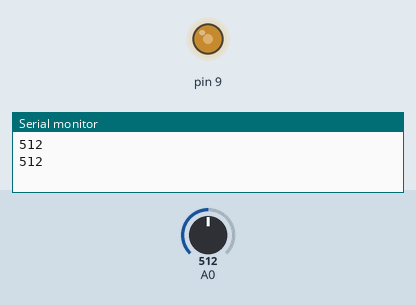
Bench run of a sketch on a simulated Arduino Uno, built with avr-gcc and run on an emulated ATmega328P. Parts: output pins drawn as LEDs (lit = HIGH), the last lines printed to the serial monitor. Inputs (shaded band) come from the test bench; at power-on: A0 = 512.

Above: at 1.8 s.
1.9 s: A0 set to 306
At 4.1 s:
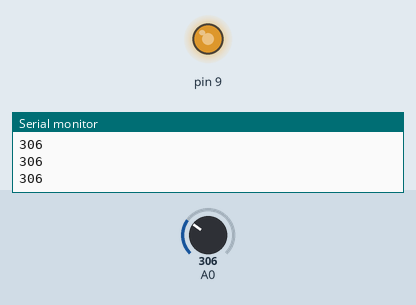
4.5 s: A0 set to 122
At 6.4 s:
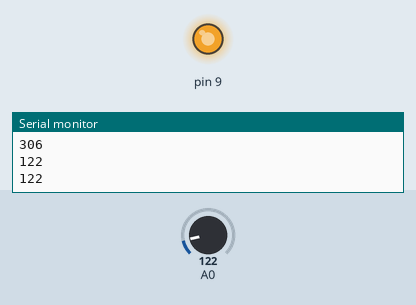
7.5 s: A0 set to 900
At 9.9 s:
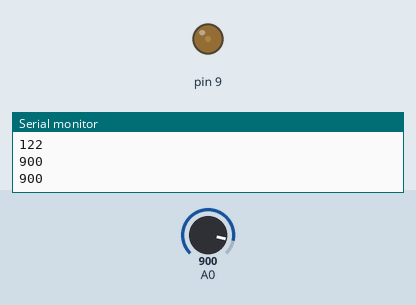
10.5 s: A0 set to 511
At 13.4 s:
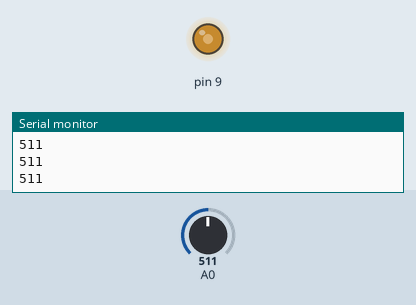
Timing chart, 0 to 14.5 s (numbered marks = the images above; inputs shaded):
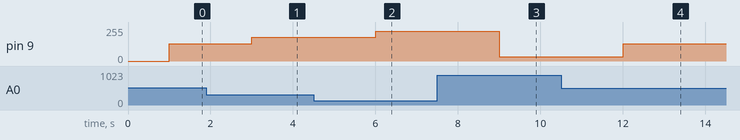

The sketch:

210428.ino
```cpp
/**
 * 조도센서
 * led
 */
void setup()
{
  Serial.begin(9600);
}

void loop()
{
  //조도센서 값을 읽음
  int val = analogRead(A0);
  Serial.println(val);
  delay(1000);

  //빛 밝으면 led 어두워짐, 빛 어두우면 led 밝아짐
  //조도센서 값 범위는 0 - 1023
  //led 값은 센싱 값이 0 이면 255, 1023 이면 0 이어야 함
  int ledVal = map(val, 0, 1023, 255, 0);
  analogWrite(9, ledVal);
}
```

Measured:
- after the input at 1.9 s, pin 9: 128/255 → 179/255 after 1.1 s
- after the input at 4.5 s, pin 9: 179/255 → 225/255 after 1.5 s
- after the input at 7.5 s, pin 9: 225/255 → 31/255 after 1.5 s
- after the input at 10.5 s, pin 9: 31/255 → 128/255 after 1.5 s
